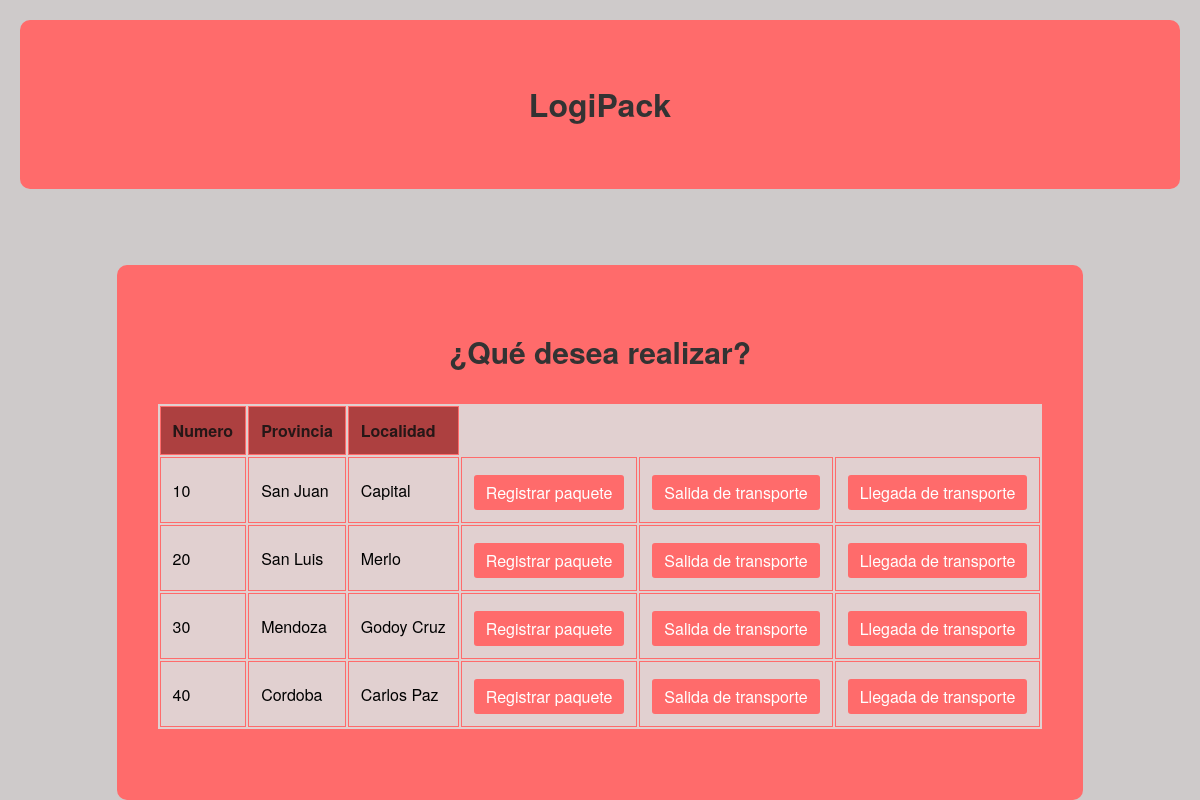
Page /funcion1 on the committed database.
### model.py (models this page shows)
class Sucursal(db.Model):
    __tablename__ = 'sucursal'
    id = db.Column(db.Integer, primary_key=True)
    numero = db.Column(db.Integer)
    provincia = db.Column(db.String(30))
    localidad = db.Column(db.String(30))
    direccion = db.Column(db.String(60))

### app.py (the view)
@app.route("/funcion1")
def funcion1():
    sucursales = Sucursal.query.order_by(Sucursal.numero).all()
    return render_template('funcion1.html', sucursales=sucursales)

### templates/funcion1.html (shortened to what this page needs)
<!DOCTYPE html>
<html lang="en">
<head>
    <link rel="stylesheet" href="{{ url_for('static', filename='funcion1.css') }}">
</head>
<body>
    <header class="header">
        <div class="container">
            <h1>LogiPack</h1>
        </div>
    </header>
    <div class="container">
        <h2>¿Qué desea realizar?</h2>
        <table>
            <thead>
                <tr>
                    <th>Numero</th>
                    <th>Provincia</th>
                    <th>Localidad</th>
                </tr>
            </thead>
            <tbody>
                {% for sucursal in sucursales %}
                    <tr>
                        <td>{{ sucursal.numero }}</td>
                        <td>{{ sucursal.provincia }}</td>
                        <td>{{ sucursal.localidad }}</td>
                        <td><a href="/funcion2?sucursal={{ sucursal.id }}" class="button">Registrar paquete</a></td>
                        <td><a href="/funcion3?sucursal={{ sucursal.id }}" class="button">Salida de transporte</a></td>
                        <td><a href="/funcion4?sucursal={{ sucursal.id }}" class="button">Llegada de transporte</a></td>
                    </tr>
                {% endfor %}
            </tbody>
        </table>
    </div>
</body>
</html>

### static/funcion1.css (style rules this page uses)
body { font-family: 'Helvetica Neue', sans-serif; margin: auto; padding: 0; display: flex; justify-content: center; height: 100vh; background-color: #cecaca; align-content: space-between; align-items: center; flex-wrap: wrap; }
.header { background-color: #cecaca; color: #333; padding: 20px; text-align: center; width: 100%; box-shadow: 0 4px 10px #333(0, 0, 0, 0.1); }
.header h1 { font-size: 2rem; }
.container { background-color:#ff6b6b; padding: 40px; border-radius: 10px; box-shadow: 0 4px 20px #333(0, 0, 0, 0.1); text-align: center; }
h2 { color: #333; font-size: 30px; }
table, th, td { border: 1px solid #ff6b6b; background-color: #e1d0d0; margin: 30px auto; }
th, td { text-align: left; padding: 12px; }
th { background-color: #ad4040; color: #261717; }
tr:nth-child(even) { background-color: #d3e0f1; }
a.button { display: inline-block; padding: 6px 12px; margin-top: 5px; background-color: #ff6b6b; color: #ffffff; text-decoration: none; border-radius: 3px; transition: background-color 0.3s, transform 0.2s; }

### rows in the picture
Sucursal: numero "10", provincia "San Juan", localidad "Capital"
Sucursal: numero "20", provincia "San Luis", localidad "Merlo"
Sucursal: numero "30", provincia "Mendoza", localidad "Godoy Cruz"
Sucursal: numero "40", provincia "Cordoba", localidad "Carlos Paz"
